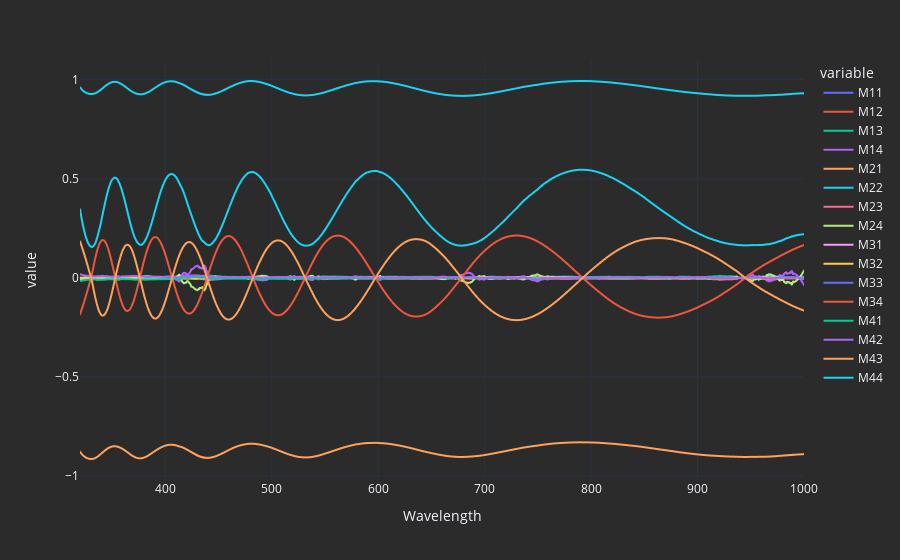

Notebook code cell kept with this figure:
### Code cell
Mdf_cloude.plot()

### Figure 1 — Plotly figure (JSON) as saved in the notebook; plotly's stock layout.template omitted (floating-point values rounded to 4 significant figures; data arrays with more than 128 entries replaced by an {"elided": "..."} marker saying what was removed)
{"data": [{"hovertemplate": "variable=M11<br>Wavelength=%{x}<br>value=%{y}<extra></extra>", "legendgroup": "M11", "line": {"color": "#636efa", "dash": "solid"}, "marker": {"symbol": "circle"}, "mode": "lines", "name": "M11", "showlegend": true, "type": "scattergl", "x": {"elided": "1600 float values"}, "xaxis": "x", "y": {"elided": "1600 float values"}, "yaxis": "y"}, {"hovertemplate": "variable=M12<br>Wavelength=%{x}<br>value=%{y}<extra></extra>", "legendgroup": "M12", "line": {"color": "#EF553B", "dash": "solid"}, "marker": {"symbol": "circle"}, "mode": "lines", "name": "M12", "showlegend": true, "type": "scattergl", "x": {"elided": "1600 float values"}, "xaxis": "x", "y": {"elided": "1600 float values"}, "yaxis": "y"}, {"hovertemplate": "variable=M13<br>Wavelength=%{x}<br>value=%{y}<extra></extra>", "legendgroup": "M13", "line": {"color": "#00cc96", "dash": "solid"}, "marker": {"symbol": "circle"}, "mode": "lines", "name": "M13", "showlegend": true, "type": "scattergl", "x": {"elided": "1600 float values"}, "xaxis": "x", "y": {"elided": "1600 float values"}, "yaxis": "y"}, {"hovertemplate": "variable=M14<br>Wavelength=%{x}<br>value=%{y}<extra></extra>", "legendgroup": "M14", "line": {"color": "#ab63fa", "dash": "solid"}, "marker": {"symbol": "circle"}, "mode": "lines", "name": "M14", "showlegend": true, "type": "scattergl", "x": {"elided": "1600 float values"}, "xaxis": "x", "y": {"elided": "1600 float values"}, "yaxis": "y"}, {"hovertemplate": "variable=M21<br>Wavelength=%{x}<br>value=%{y}<extra></extra>", "legendgroup": "M21", "line": {"color": "#FFA15A", "dash": "solid"}, "marker": {"symbol": "circle"}, "mode": "lines", "name": "M21", "showlegend": true, "type": "scattergl", "x": {"elided": "1600 float values"}, "xaxis": "x", "y": {"elided": "1600 float values"}, "yaxis": "y"}, {"hovertemplate": "variable=M22<br>Wavelength=%{x}<br>value=%{y}<extra></extra>", "legendgroup": "M22", "line": {"color": "#19d3f3", "dash": "solid"}, "marker": {"symbol": "circle"}, "mode": "lines", "name": "M22", "showlegend": true, "type": "scattergl", "x": {"elided": "1600 float values"}, "xaxis": "x", "y": {"elided": "1600 float values"}, "yaxis": "y"}, {"hovertemplate": "variable=M23<br>Wavelength=%{x}<br>value=%{y}<extra></extra>", "legendgroup": "M23", "line": {"color": "#FF6692", "dash": "solid"}, "marker": {"symbol": "circle"}, "mode": "lines", "name": "M23", "showlegend": true, "type": "scattergl", "x": {"elided": "1600 float values"}, "xaxis": "x", "y": {"elided": "1600 float values"}, "yaxis": "y"}, {"hovertemplate": "variable=M24<br>Wavelength=%{x}<br>value=%{y}<extra></extra>", "legendgroup": "M24", "line": {"color": "#B6E880", "dash": "solid"}, "marker": {"symbol": "circle"}, "mode": "lines", "name": "M24", "showlegend": true, "type": "scattergl", "x": {"elided": "1600 float values"}, "xaxis": "x", "y": {"elided": "1600 float values"}, "yaxis": "y"}, {"hovertemplate": "variable=M31<br>Wavelength=%{x}<br>value=%{y}<extra></extra>", "legendgroup": "M31", "line": {"color": "#FF97FF", "dash": "solid"}, "marker": {"symbol": "circle"}, "mode": "lines", "name": "M31", "showlegend": true, "type": "scattergl", "x": {"elided": "1600 float values"}, "xaxis": "x", "y": {"elided": "1600 float values"}, "yaxis": "y"}, {"hovertemplate": "variable=M32<br>Wavelength=%{x}<br>value=%{y}<extra></extra>", "legendgroup": "M32", "line": {"color": "#FECB52", "dash": "solid"}, "marker": {"symbol": "circle"}, "mode": "lines", "name": "M32", "showlegend": true, "type": "scattergl", "x": {"elided": "1600 float values"}, "xaxis": "x", "y": {"elided": "1600 float values"}, "yaxis": "y"}, {"hovertemplate": "variable=M33<br>Wavelength=%{x}<br>value=%{y}<extra></extra>", "legendgroup": "M33", "line": {"color": "#636efa", "dash": "solid"}, "marker": {"symbol": "circle"}, "mode": "lines", "name": "M33", "showlegend": true, "type": "scattergl", "x": {"elided": "1600 float values"}, "xaxis": "x", "y": {"elided": "1600 float values"}, "yaxis": "y"}, {"hovertemplate": "variable=M34<br>Wavelength=%{x}<br>value=%{y}<extra></extra>", "legendgroup": "M34", "line": {"color": "#EF553B", "dash": "solid"}, "marker": {"symbol": "circle"}, "mode": "lines", "name": "M34", "showlegend": true, "type": "scattergl", "x": {"elided": "1600 float values"}, "xaxis": "x", "y": {"elided": "1600 float values"}, "yaxis": "y"}, {"hovertemplate": "variable=M41<br>Wavelength=%{x}<br>value=%{y}<extra></extra>", "legendgroup": "M41", "line": {"color": "#00cc96", "dash": "solid"}, "marker": {"symbol": "circle"}, "mode": "lines", "name": "M41", "showlegend": true, "type": "scattergl", "x": {"elided": "1600 float values"}, "xaxis": "x", "y": {"elided": "1600 float values"}, "yaxis": "y"}, {"hovertemplate": "variable=M42<br>Wavelength=%{x}<br>value=%{y}<extra></extra>", "legendgroup": "M42", "line": {"color": "#ab63fa", "dash": "solid"}, "marker": {"symbol": "circle"}, "mode": "lines", "name": "M42", "showlegend": true, "type": "scattergl", "x": {"elided": "1600 float values"}, "xaxis": "x", "y": {"elided": "1600 float values"}, "yaxis": "y"}, {"hovertemplate": "variable=M43<br>Wavelength=%{x}<br>value=%{y}<extra></extra>", "legendgroup": "M43", "line": {"color": "#FFA15A", "dash": "solid"}, "marker": {"symbol": "circle"}, "mode": "lines", "name": "M43", "showlegend": true, "type": "scattergl", "x": {"elided": "1600 float values"}, "xaxis": "x", "y": {"elided": "1600 float values"}, "yaxis": "y"}, {"hovertemplate": "variable=M44<br>Wavelength=%{x}<br>value=%{y}<extra></extra>", "legendgroup": "M44", "line": {"color": "#19d3f3", "dash": "solid"}, "marker": {"symbol": "circle"}, "mode": "lines", "name": "M44", "showlegend": true, "type": "scattergl", "x": {"elided": "1600 float values"}, "xaxis": "x", "y": {"elided": "1600 float values"}, "yaxis": "y"}], "layout": {"autosize": true, "legend": {"title": {"text": "variable"}, "tracegroupgap": 0}, "margin": {"t": 60}, "xaxis": {"anchor": "y", "autorange": true, "domain": [0, 1], "range": [319.8, 1000.0], "title": {"text": "Wavelength"}, "type": "linear"}, "yaxis": {"anchor": "x", "autorange": true, "domain": [0, 1], "range": [-1.019, 1.098], "title": {"text": "value"}, "type": "linear"}}}
